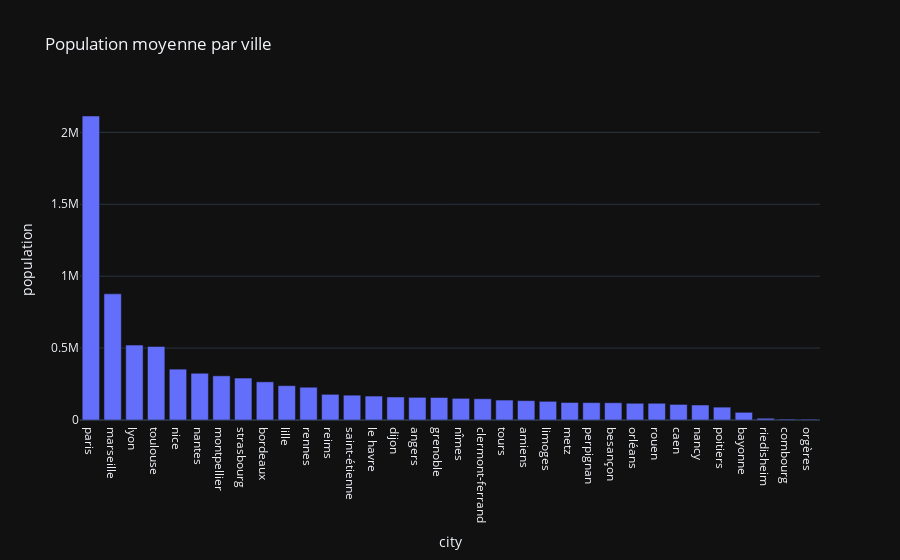

The notebook cell this image was saved under:
### Code cell
# Agrégation population moyenne par ville
agg = df.groupby("city", as_index=False)["population"].mean().sort_values("population", ascending=False)

# Créer le bar chart
fig = create_bar_chart(
    agg,
    x="city",
    y="population",
    title="Population moyenne par ville"
)

fig.show()

### Figure 1 — Plotly figure (JSON) as saved in the notebook; plotly's stock layout.template omitted (floating-point values rounded to 4 significant figures)
{"data": [{"hovertemplate": "city=%{x}<br>population=%{y}<extra></extra>", "legendgroup": "", "marker": {"color": "#636efa", "pattern": {"shape": ""}}, "name": "", "orientation": "v", "showlegend": false, "textposition": "auto", "type": "bar", "x": ["paris", "marseille", "lyon", "toulouse", "nice", "nantes", "montpellier", "strasbourg", "bordeaux", "lille", "rennes", "reims", "saint-étienne", "le havre", "dijon", "angers", "grenoble", "nîmes", "clermont-ferrand", "tours", "amiens", "limoges", "metz", "perpignan", "besançon", "orléans", "rouen", "caen", "nancy", "poitiers", "bayonne", "riedisheim", "combourg", "orgères"], "xaxis": "x", "y": [2114000.0, 877200.0, 520800.0, 511700.0, 353700.0, 325100.0, 307100.0, 291700.0, 265300.0, 238700.0, 227800.0, 178500.0, 172600.0, 166500.0, 159900.0, 157600.0, 156400.0, 150400.0, 147800.0, 138700.0, 134800.0, 129800.0, 121700.0, 121000.0, 120100.0, 116300.0, 116300.0, 108400.0, 104400.0, 89470.0, 53310.0, 12150.0, 6324.0, 5602.0], "yaxis": "y"}], "layout": {"barmode": "relative", "hovermode": "x unified", "legend": {"tracegroupgap": 0}, "title": {"text": "Population moyenne par ville"}, "xaxis": {"anchor": "y", "domain": [0, 1], "title": {"text": "city"}}, "yaxis": {"anchor": "x", "domain": [0, 1], "title": {"text": "population"}}}}
